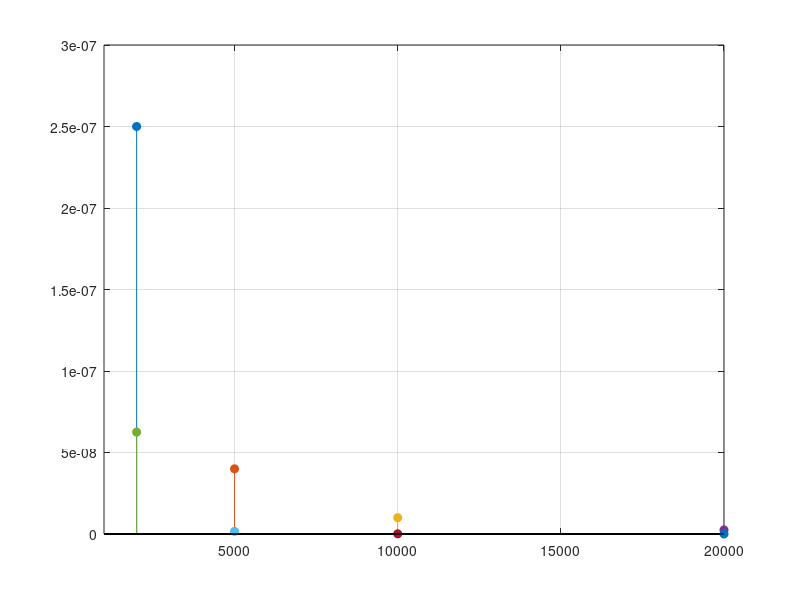

The MATLAB script that drew this image: (Note: this script raises an error after producing the figure.)
clc;
clear all;
close all;

%Free space
Pr1_f=(10^-6);
d1=1000;
f=1800*(10^6);
c=3*(10^8);
l=c/f;
Pt_f=(Pr1_f*16*pi*pi*(d1^2))/(l*l); %transmitted power

%Pr at d=2KMs
d2=2000;
Pr2_f=(Pt_f*l*l)/(16*pi*pi*(d2^2));

%Pr at d=5KMs
d5=5000;
Pr5_f=(Pt_f*l*l)/(16*pi*pi*(d5^2));

%Pr at d=10KMs
d10=10000;
Pr10_f=(Pt_f*l*l)/(16*pi*pi*(d10^2));

%Pr at d=20KMs
d20=20000;
Pr20_f=(Pt_f*l*l)/(16*pi*pi*(d20^2));

%2-ray Model
ht=40;hr=3;
Pr1_r=Pr1_f;
Pt_r=(Pr1_r*(d1^4))/(ht*ht*hr*hr);

%Pr at d=2kms
Pr2_r=(Pt_r*ht*ht*hr*hr)/(d2^4);

%Pr at d=5kms
Pr5_r=(Pt_r*ht*ht*hr*hr)/(d5^4);

%Pr at d=10kms
Pr10_r=(Pt_r*ht*ht*hr*hr)/(d10^4);

%Pr at d=20kms
Pr20_r=(Pt_r*ht*ht*hr*hr)/(d20^4);

stem(d2,Pr2_f,'filled')
axis([1000 20000 0 3*(10^-7)]);
grid on;
hold on;
stem(d5,Pr5_f,'filled')
hold on;
stem(d10,Pr10_f,'filled')
hold on;
stem(d20,Pr20_f,'filled')
hold on;
stem(d2,Pr2_r,'filled')
hold on;
stem(d5,Pr5_r,'filled')
hold on;
stem(d10,Pr10_r,'filled')
hold on;
stem(d20,Pr20_r,'filled')
xlabel('Distance in m',FontWeight='bold');
ylabel('Power in Watts',FontWeight='bold');
title('Received Power(Pr) for Free space and 2-ray models');
legend('Fs at 2km','Fs at 5km','Fs at 10km','Fs at 20km','2-ray at 2km','2-ray at 5km','2-ray at 10km','2-ray at 20km');




